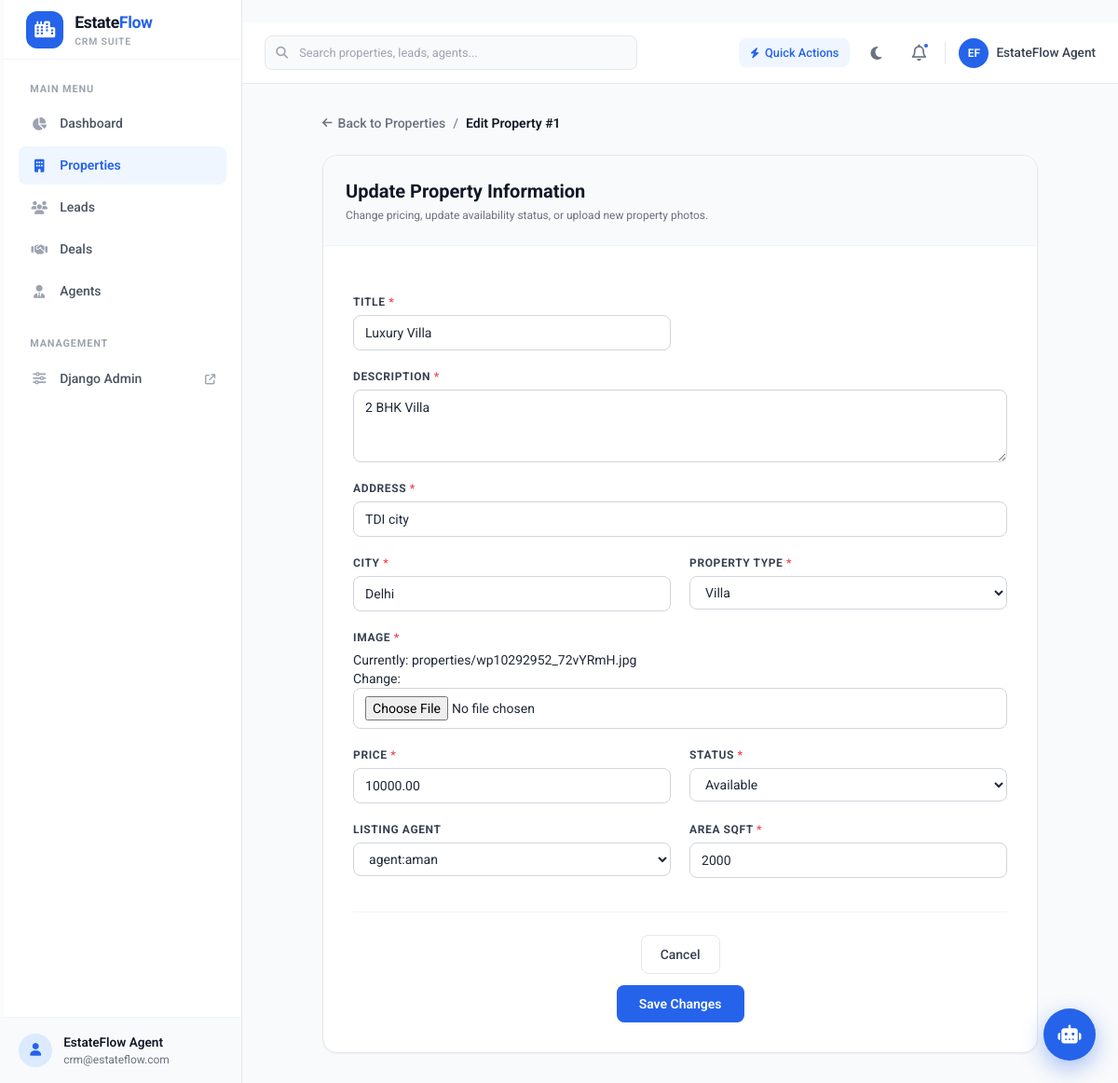
The page /properties/1/edit on the database its author committed.
### core/models.py (models this page shows, shortened)
class Property(models.Model):
    class ProperyType(models.TextChoices):
        APARTMENT = "apartment", "Apartment"
        VILLA = "villa", "Villa"
        COMMERCIAL = "commercial", "Commercial"
        PLOT = "plot", "Plot"
    class Status(models.TextChoices):
        AVAILABLE = "available", "Available"
        SOLD = "sold", "Sold"
    title = models.CharField(max_length=255)
    description = models.TextField()
    address = models.CharField(max_length=255)
    city = models.CharField(max_length=255)
    property_type = models.CharField(max_length=12, choices=ProperyType.choices)
    image = models.ImageField(upload_to="properties")
    price = models.DecimalField(max_digits=12, decimal_places=2)
    status = models.CharField(
        max_length=12, choices=Status.choices, default=Status.AVAILABLE
    )
    listing_agent = models.ForeignKey(
        to=Agent, on_delete=models.DO_NOTHING, null=True, blank=True
    )
    area_sqft = models.PositiveIntegerField()
    listed_at = models.DateTimeField(auto_now_add=True)

### core/views.py (the view)
# urls.py: path("properties/<int:id>/edit", views.edit_property, name="edit-property"),
def edit_property(request, id):
    instance = get_object_or_404(Property, id=id)
    form = PropertyForm(request.POST or None, request.FILES or None, instance=instance)
    if request.method == "POST" and form.is_valid():
        form.save()
        return redirect("properties")
    context = {"editform": form, "id": id}
    return render(request, "pages/editproperty.html", context)

### core/forms.py
class PropertyForm(forms.ModelForm):
    description = forms.CharField(widget=forms.Textarea(attrs={"rows": 3}))
    class Meta:
        model = Property
        fields = "__all__"

### core/models.py (called while the page is built)
    def __str__(self):
        return f"agent:{self.user.username}"

### core/templates/pages/editproperty.html (shortened to what this page needs)
﻿{% extends 'base.html' %}
{% block content %}
<div class="max-w-3xl mx-auto space-y-6">
    <div class="flex items-center justify-between">
        <div class="flex items-center gap-2 text-sm text-gray-500 dark:text-gray-400">
            <a href="{% url 'properties' %}" class="hover:text-brand-600 transition-colors flex items-center gap-1.5 font-medium">
                <i class="fa-solid fa-arrow-left text-xs"></i>
                <span>Back to Properties</span>
            </a>
            <span>/</span>
            <span class="text-gray-900 dark:text-white font-semibold">Edit Property #{{ id }}</span>
        </div>
    </div>
    <div class="bg-white dark:bg-gray-800 rounded-2xl shadow-sm border border-gray-200 dark:border-gray-700/80 overflow-hidden">
        <div class="p-6 border-b border-gray-100 dark:border-gray-700 bg-gray-50 dark:bg-gray-700/50">
            <h2 class="text-xl font-bold text-gray-900 dark:text-white">Update Property Information</h2>
            <p class="text-xs text-gray-500 dark:text-gray-400 mt-1">Change pricing, update availability status, or upload new property photos.</p>
        </div>
        <form method="POST" action="{% url 'edit-property' id %}" enctype="multipart/form-data" class="p-6 sm:p-8 space-y-5 m-0 max-h-none">
            <div class="grid grid-cols-1 md:grid-cols-2 gap-5">
                {% for field in editform %}
                <div class="space-y-1.5 {% if field.name == 'description' or field.name == 'address' or field.name == 'image' %}md:col-span-2{% endif %}">
                    <label for="{{ field.id_for_label }}" class="block text-xs font-bold uppercase tracking-wider text-gray-700 dark:text-gray-300">
                        {{ field.label }} {% if field.field.required %}<span class="text-red-500">*</span>{% endif %}
                    </label>
                    <div class="text-sm">
                        {{ field }}
                    </div>
                </div>
                {% endfor %}
            </div>
            <div class="pt-6 border-t border-gray-100 dark:border-gray-700 flex items-center justify-end gap-3">
                <a href="{% url 'properties' %}" class="px-5 py-2.5 border border-gray-200 dark:border-gray-700 rounded-lg text-sm font-medium text-gray-700 dark:text-gray-300 hover:bg-gray-50 dark:bg-gray-700 transition-colors">
                    Cancel
                </a>
                <button type="submit" class="px-6 py-2.5 bg-brand-600 hover:bg-brand-700 text-white rounded-lg text-sm font-semibold transition-colors shadow-xs">
                    Save Changes
                </button>
            </div>
        </form>
    </div>
</div>
{% endblock %}

### core/static/global.css (style rules this page uses)
* { font-family: "Roboto", sans-serif; }
form { width: 100%; max-height: 80vh; margin-top: 2rem; display: flex; flex-direction: column; gap: 1rem; }
form > div { display: flex; flex-direction: column; }
input, select, textarea { width: 100%; padding: 8px 12px; border-radius: 8px; border: 1px solid #d1d5db; outline: none; background-color: #ffffff; font-size: 0.875rem; }
#id_image { width: 100%; }

### rows shown on the page
Property: editform "Luxury Villa" "2 BHK Villa" "TDI city" "Delhi" "Villa" "10000.00" "Available" "agent:aman" "2000"

### other values the page prints
{{ id }} "1"
{{ field.label }} "TITLE" "DESCRIPTION" "ADDRESS" "CITY" "PROPERTY TYPE" "IMAGE" "PRICE" "STATUS" "LISTING AGENT" "AREA SQFT"
